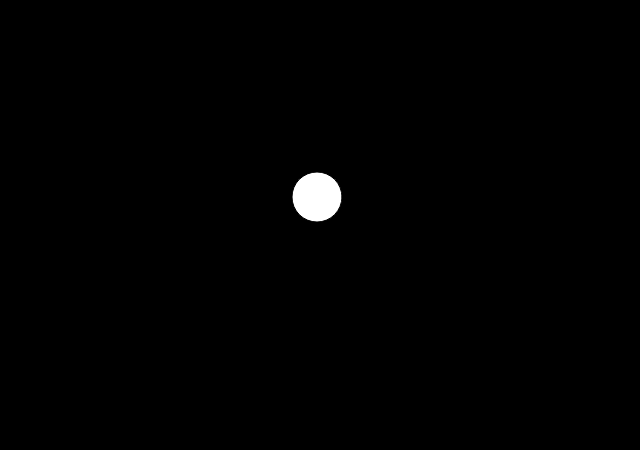
Frame 1 (no input)
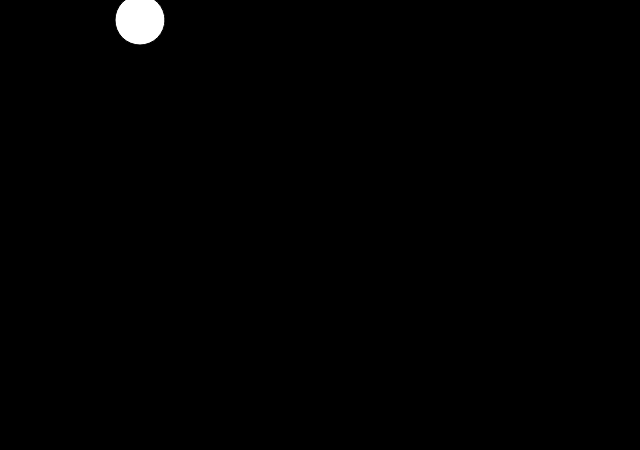
Frame 60 (no input)
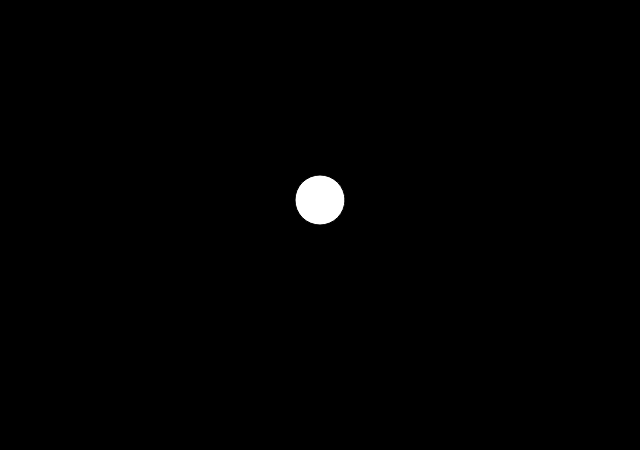
Frame 120 (the mouse pressed at the canvas centre since frame 60)

The p5.js sketch that drew these frames (run headless with seeded random() and noise() and a simulated clock; from frame 60 on, the mouse is pressed at the canvas centre):

// p5.js sketch
// ── sketch.js
  //assign start position and speed for ball 1
  var BallX1 = 320;
  var BallY1 = 200;
  var BallSpeedX1 = 3;
  var BallSpeedY1 = 3;


function setup() {
  // create a canvas to draw
  createCanvas(640, 450);
  }

function draw() {

  //make the ball to follow x-cordinate of mouse cursur
  if (BallX1 < mouseX) BallSpeedX1 = 3;
  if (BallX1 > mouseX) BallSpeedX1 = -3;

  //make the ball to follow y-cordinate of mouse cursur
	if (BallY1 < mouseY) BallSpeedY1 = 3;
  if (BallY1 > mouseY) BallSpeedY1 = -3;

  // give animation to the ball
  BallX1 = BallX1 + BallSpeedX1;
  BallY1 = BallY1 + BallSpeedY1;

  // Background color black
  background(0,0,0);

  // draw Ball 1
  ellipse(BallX1,BallY1,50,50);
}
